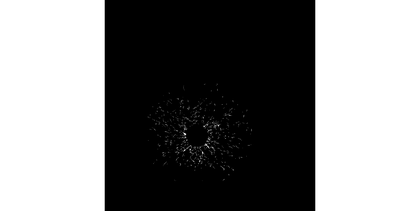
%> input picture Omnisphero src/lib/pollenTubeProc-master/BaiSkeletonPruningDCE/SphereTest.png, 420 x 211 px, shrunk from 1921 x 963 before the run
$ octave --eval "result = GetContour(imread('SphereTest.png'));"   (GNU Octave 9; MATLAB toolbox functions it lacks are replaced by stand-ins)
%> lines starting %> are read from the running program, lines starting %| are printed output that depends on the picture; in (x1, y1, x2, y2) boxes, pixels count from 0 and x2, y2 are one past the last pixel; in counts of white or black regions, pixels touching at a corner belong together; the program's own positions count from 1
function  [aa,bb,edge]=GetContour(bw)
%----------------------------------------
%Name: contour=GetContour(bw)
%Desc: To get the point's position along the boundary
%      bw is a n¡Án matrix
%Para: In bw, Non-zero point present the position of the shape
%Return:aa ,bb--the point's position along the boundary
%----------------------------------------
if max(max(bw))>1;

    I2=im2bw(bw,0.5);
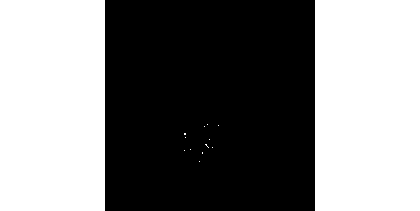
%> I2: size 211x420 logical; 50% white; 1 black region, box (x1, y1, x2, y2) and area: (105, 0, 315, 211) 44290
else
    I2=bw;
end

[mm,nn]=size(bw);
%> mm = 211; nn = 1260
   I3=bwperim(I2);
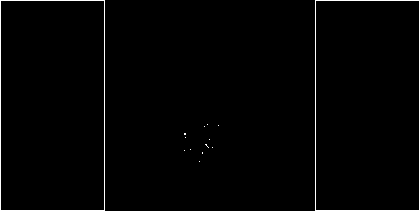
%> I3: size 211x420 logical; 1.4% white in thin lines or dots
 edge=zeros(mm,nn);
   i=1;
   for j=1:nn;
       I3(i,j)=0;
   end
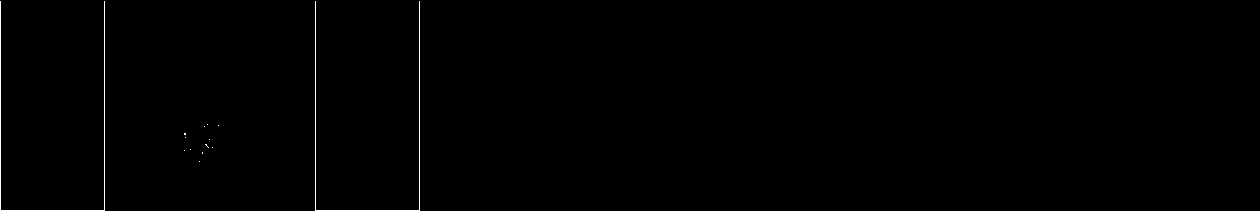
%> I3: size 211x1260 logical; 0.4% white in thin lines or dots, all inside (x1, y1, x2, y2) = (0, 1, 420, 211)
   i=mm;
%> i = 211
   for j=1:nn;
       I3(i,j)=0;
   end
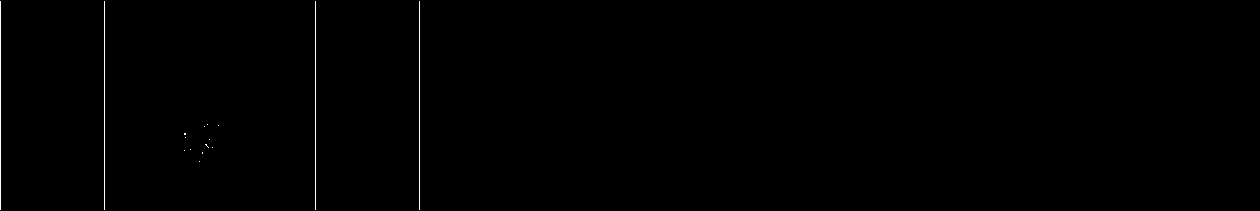
%> I3: size 211x1260 logical; 0.32% white in thin lines or dots, all inside (x1, y1, x2, y2) = (0, 1, 420, 210)
   j=1;
   for i=1:mm;
       I3(i,j)=0;
   end
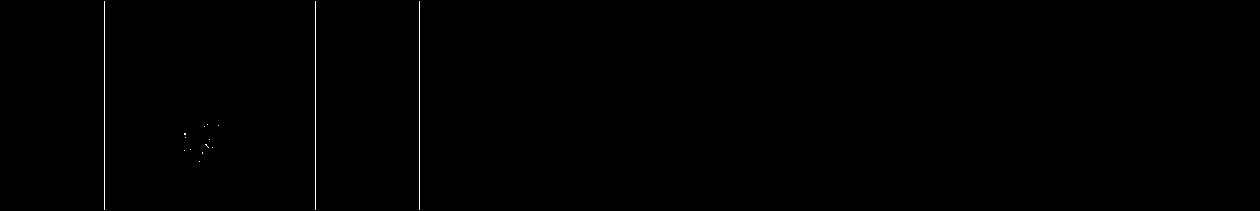
%> I3: size 211x1260 logical; 0.24% white in thin lines or dots, all inside (x1, y1, x2, y2) = (104, 1, 420, 210)
   j=nn;
%> j = 1260
   for i=1:mm;
       I3(i,j)=0;
   end


   dx=[-1,-1,-1,0,1,1,1,0];
   dy=[-1,0,1,1,1,0,-1,-1];
   for i=1:mm;
       for j=1:nn;

           y=j;
           x=mm-i+1;
           if I3(x,y)==1;
               sx=x;
               sy=y;
           end
       end
   end
%> after the loop, sx = 2; sy = 420
   cx=sx;
%> cx = 2
   cy=sy;
%> cy = 420
   temp=0;
   NO=1;
   bFindStartPoint = 0;
   tic;
   timeElapsed=0;
   while(~bFindStartPoint && timeElapsed < 15);
       aa(NO)=cx;
       bb(NO)=cy;
       edge(cx,cy)=1;
       bFindPoint =0;
       %Inner and outer loop could possibly be endless
       %Prevent that!

       while (~bFindPoint && timeElapsed < 15);
               timeElapsed = toc;
               tx=cx+dx(temp+1);
               ty=cy+dy(temp+1);
               pixel = I3(tx,ty);
               if pixel==1;
                   bFindPoint = 1;
                   cx=tx;
                   cy=ty;
                   if cx==sx&cy==sy;
                       bFindStartPoint=1;
                   end
                   temp=temp-1;
                   if temp==-1;
                       temp=7;
                   end
                   temp=temp-1;
                   if temp==-1;
                       temp=7;
                   end
               else
                   temp=temp+1;
                   if temp==8;
                       temp=0;
                   end
               end
           end
           NO=NO+1;

       end
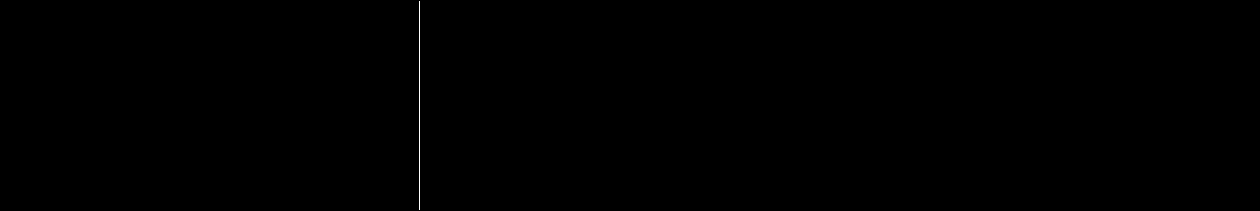
%> edge: size 211x1260 double; values 0 (black) and 1 (white), 0.08% white in thin lines or dots, all inside (x1, y1, x2, y2) = (419, 1, 420, 210)
%> after the loop, NO = 417; aa = 416 values, max 210 at index 209, min 2 at index 1, mean 106; bFindStartPoint = 1; bb = 416 values from 420 to 420; temp = 7
%> `result = GetContour(imread('SphereTest.png'));`: result has the same summary as aa in GetContour
